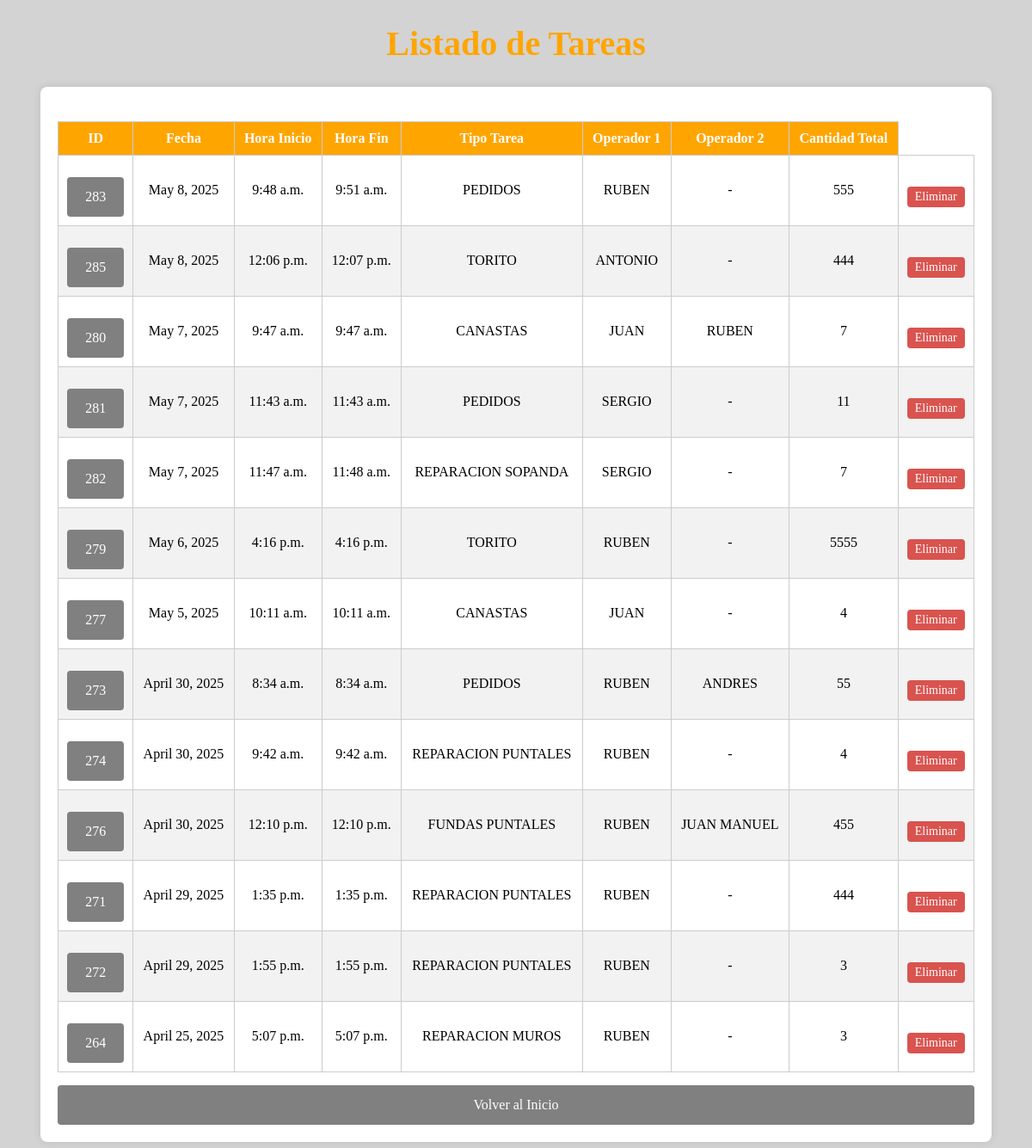
Page /lista_tareas/ on the committed database.
### pda/models.py (models this page shows, shortened)
class TipoTarea(models.Model):
    nombre=models.TextField(null=True,blank=True)

class Patio(models.Model):
    fecha = models.DateField(verbose_name='Fecha', null=True, blank=True)
    horaInicio = models.TimeField(verbose_name='H.Inicio', null=True, blank=True)
    horaFin = models.TimeField(verbose_name='H.Fin', null=True, blank=True)
    idTipTarea = models.IntegerField(verbose_name='Tip.Tarea', null=True, blank=True)
    idOper1 = models.IntegerField(verbose_name='Op.1', null=True, blank=True)
    idOper2 = models.IntegerField(verbose_name='Op.2', null=True, blank=True)
    cantidad = models.IntegerField(verbose_name='Cantidad', null=True, blank=True)

class Trabajador(models.Model):
    nombre=models.TextField(null=True,blank=True)

### pda/views.py (the view)
# urls.py: path('lista_tareas/', lista_tareas_completa,name='listaTareas'),
def lista_tareas_completa(request):
    tareas = Patio.objects.all().order_by('-fecha')
    tareas_info = []
    for tarea in tareas:
        tarea_info = {
            'id': tarea.id,
            'fecha': tarea.fecha,
            'horaInicio': tarea.horaInicio,
            'horaFin': tarea.horaFin,
            'tipo_tarea': TipoTarea.objects.filter(id=tarea.idTipTarea).first(),
            'operador1': Trabajador.objects.filter(id=tarea.idOper1).first(),
            'operador2': Trabajador.objects.filter(id=tarea.idOper2).first() if tarea.idOper2 else None,
            'cantidad': tarea.cantidad
        }
        tareas_info.append(tarea_info)
    return render(request, 'lista_tareas.html', {
        'tareas_info': tareas_info
    })

### templates/lista_tareas.html (shortened to what this page needs)
<!DOCTYPE html>
<html lang="es">
<head>
</head>
<body>
    <h1>Listado de Tareas</h1>
    <div class="container">
        <div class="form-container">
            <table>
                <thead>
                    <tr>
                        <th>ID</th>
                        <th>Fecha</th>
                        <th>Hora Inicio</th>
                        <th>Hora Fin</th>
                        <th>Tipo Tarea</th>
                        <th>Operador 1</th>
                        <th>Operador 2</th>
                        <th>Cantidad Total</th>
                    </tr>
                </thead>
                <tbody>
                    {% for t in tareas_info %}
                    <tr>
                        <td><a href="{% url 'detalle_tarea' tarea_id=t.id %}">{{ t.id }}</a></td>
                        <td>{{ t.fecha }}</td>
                        <td>{{ t.horaInicio }}</td>
                        <td>{{ t.horaFin }}</td>
                        <td>{{ t.tipo_tarea.nombre }}</td>
                        <td>{{ t.operador1.nombre }}</td>
                        <td>{% if t.operador2 %}{{ t.operador2.nombre }}{% else %}-{% endif %}</td>
                        <td>{{ t.cantidad }}</td>
                        <td><a href="{% url 'eliminarTarea' t.id %}" class="btn-eliminar">Eliminar</a></td>
                    </tr>
                    {% endfor %}
                </tbody>
            </table>
            <a href="/paginaInicial/">Volver al Inicio</a>
        </div>
    </div>
</body>
</html>

### templates/lista_tareas.html (style rules this page uses)
body { background-color: lightgrey; }
h1 { text-align: center; color: orange; font-size: 40px; }
.container { display: flex; justify-content: center; margin-top: 20px; }
.form-container { background-color: white; padding: 20px; border-radius: 8px; box-shadow: 0 0 10px rgba(0, 0, 0, 0.1); width: 90%; overflow-x: auto; }
table { width: 100%; border-collapse: collapse; margin-top: 20px; }
th, td { border: 1px solid #ccc; padding: 10px; text-align: center; }
th { background-color: orange; color: white; }
tr:nth-child(even) { background-color: #f2f2f2; }
a { text-decoration: none; color: white; display: block; background-color: grey; padding: 14px 20px; text-align: center; margin-top: 15px; width: 100%; box-sizing: border-box; border-radius: 4px; }
.btn-eliminar { background-color: #d9534f; color: white; padding: 4px 8px; font-size: 12px; border: none; border-radius: 4px; text-decoration: none; cursor: pointer; font-size: 14px; transition: background-color 0.3s ease; display: inline-block; }

### rows in the picture
TipoTarea: id "283", fecha "May 8, 2025", horaInicio "9:48 a.m.", horaFin "9:51 a.m.", tipo_tarea.nombre "PEDIDOS", operador1.nombre "RUBEN", cantidad "555", id "281", fecha "May 7, 2025", horaInicio "11:43 a.m.", horaFin "11:43 a.m.", operador1.nombre "SERGIO", cantidad "11", id "273", fecha "April 30, 2025", horaInicio "8:34 a.m.", horaFin "8:34 a.m.", operador2.nombre "ANDRES", cantidad "55"
TipoTarea: id "285", fecha "May 8, 2025", horaInicio "12:06 p.m.", horaFin "12:07 p.m.", tipo_tarea.nombre "TORITO", operador1.nombre "ANTONIO", cantidad "444", id "279", fecha "May 6, 2025", horaInicio "4:16 p.m.", horaFin "4:16 p.m.", operador1.nombre "RUBEN", cantidad "5555"
TipoTarea: id "280", fecha "May 7, 2025", horaInicio "9:47 a.m.", horaFin "9:47 a.m.", tipo_tarea.nombre "CANASTAS", operador1.nombre "JUAN", operador2.nombre "RUBEN", cantidad "7", id "277", fecha "May 5, 2025", horaInicio "10:11 a.m.", horaFin "10:11 a.m.", cantidad "4"
TipoTarea: id "282", fecha "May 7, 2025", horaInicio "11:47 a.m.", horaFin "11:48 a.m.", tipo_tarea.nombre "REPARACION SOPANDA", operador1.nombre "SERGIO", cantidad "7"
TipoTarea: id "274", fecha "April 30, 2025", horaInicio "9:42 a.m.", horaFin "9:42 a.m.", tipo_tarea.nombre "REPARACION PUNTALES", operador1.nombre "RUBEN", cantidad "4", id "271", fecha "April 29, 2025", horaInicio "1:35 p.m.", horaFin "1:35 p.m.", cantidad "444", id "272", horaInicio "1:55 p.m.", horaFin "1:55 p.m.", cantidad "3"
TipoTarea: id "276", fecha "April 30, 2025", horaInicio "12:10 p.m.", horaFin "12:10 p.m.", tipo_tarea.nombre "FUNDAS PUNTALES", operador1.nombre "RUBEN", operador2.nombre "JUAN MANUEL", cantidad "455"
TipoTarea: id "264", fecha "April 25, 2025", horaInicio "5:07 p.m.", horaFin "5:07 p.m.", tipo_tarea.nombre "REPARACION MUROS", operador1.nombre "RUBEN", cantidad "3"
